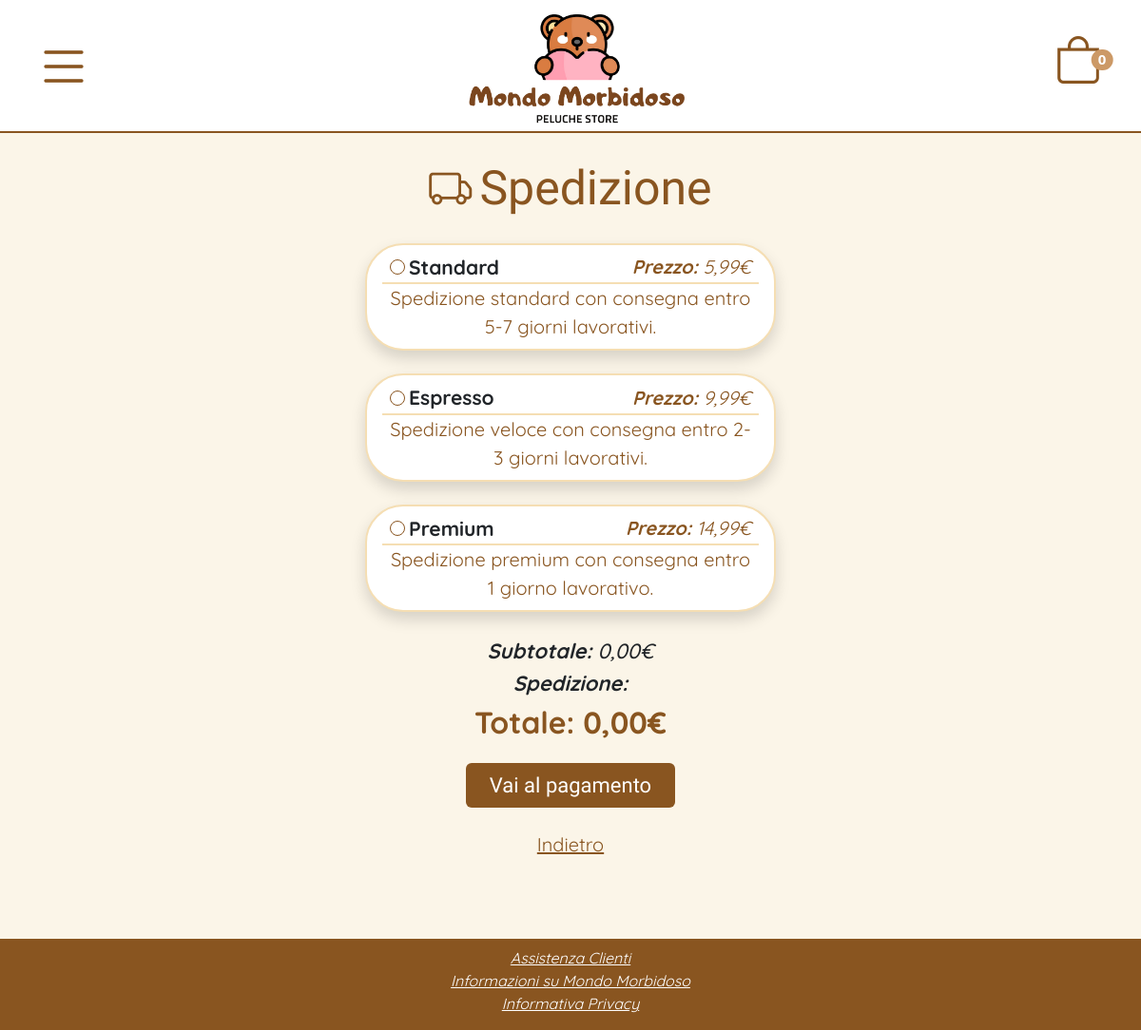
Page /php/spedizione.php on the committed database.
### tables this page shows
create table METODO_DI_SPEDIZIONE (
     Id_spedizione INT not null auto_increment,
     Nome VARCHAR(50) not null,
     Descrizione VARCHAR(255) not null,
     Costo DECIMAL(10,2),
     Giorni INT not null,
     primary key (Id_spedizione));

### php/spedizione.php (called while the page is built, shortened)
<?php
require_once("bootstrap.php");
$templateParams["titolo"] = "Mondo Morbidoso - Spedizione";
$templateParams["nome"] = "spedizioneC.php";
$templateParams["categorie"] = $dbhost->getCategories();
$templateParams["carrello"] = $dbhost->getCartProducts($_SESSION["utente"]);
$templateParams["spedizioni"] = $dbhost->getShippingTypes();
$totale = $dbhost->getTotalCartPrice($_SESSION["utente"]);
$spedizioneGratuita = $totale > 50;
require '../template/base.php';
?>

### db/database.php (called while the page is built, shortened)
<?php
class DatabaseHelper {
    private $db;
    public function __construct($servername, $username, $password, $dbname, $port) {
        $this->db = new mysqli($servername, $username, $password, $dbname, $port);
    }
    public function getCategories() {
        $stmt = $this->db->prepare("SELECT * FROM categoria");
        $stmt->execute();
        $result = $stmt->get_result();
        return $result->fetch_all(MYSQLI_ASSOC);
    }
    public function getCartProducts($email) {
        $query = "SELECT c.E_mail, c.Id_prodotto, c.Quantita, p.Nome, p.Immagine, p.Scorta, p.Prezzo, p.Prezzo_punti FROM carrello c, prodotto p WHERE c.E_mail=? AND c.Id_prodotto = p.Id_prodotto";
        $stmt = $this->db->prepare($query);
        $stmt->bind_param('s', $email);
        $stmt->execute();
        $result = $stmt->get_result();
        return $result->fetch_all(MYSQLI_ASSOC);
    }
    public function getTotalCartPrice($email) {
        $query = "SELECT SUM(Prezzo * Quantita) AS totale FROM carrello c JOIN prodotto p ON c.Id_prodotto = p.Id_prodotto WHERE c.E_mail = ?";
        $stmt = $this->db->prepare($query);
        $stmt->bind_param('s', $email);
        $stmt->execute();
        $result = $stmt->get_result();
        $row = $result->fetch_assoc();
        return $row["totale"];
    }
    public function getShippingTypes() {
        $query = "SELECT * FROM metodo_di_spedizione";
        $stmt = $this->db->prepare($query);
        $stmt->execute();
        $result = $stmt->get_result();
        return $result->fetch_all(MYSQLI_ASSOC);
    }
}
?>

### php/bootstrap.php (called while the page is built, shortened)
<?php
require_once("../utilities/functions.php");
require_once("../db/database.php");
$dbhost = new DatabaseHelper("localhost", "root", "", "morbidoso", 3306);
?>

### utilities/functions.php (called while the page is built, shortened)
<?php
function getFormattedPrice($price) {
    return number_format($price, 2, ',', '.') . '€';
}
?>

### template/spedizioneC.php (the view)
<div class="container mt-4 ps-4 pe-4 cont-shipping">
    <div class="d-flex align-items-center justify-content-center gap-2">
        <i class="bi bi-truck"></i>
        <h1 class="title mb-0">Spedizione</h1>
    </div>
    <form method="POST" action="spedizione.php">
        <?php if($spedizioneGratuita): ?>
            <div class="stock-warning d-block rounded pt-2 pb-2 ps-3 pe-3 ms-3 me-3 mt-4">
                <p class="text-italic mb-0">Congratulazioni! Hai diritto alla spedizione Premium gratuita.</p>
            </div>
            <section class="mt-5 pt-4">
                <h4 class="text-italic pt-1"><strong>Subtotale:</strong> <?php echo getFormattedPrice($totale); ?></h4>
                <h4 class="text-italic"><strong>Spedizione:</strong> Gratuita</h4>
                <h2 class="text fw-bold">Totale: <?php echo getFormattedPrice($totale); ?></h2>
                <div class="text-center mt-4">
                    <button class="btn button ps-4 pe-4" type="submit" name="invia">Vai al pagamento</button>
                </div>
            </section>
        <?php else: ?>
            <?php foreach($templateParams["spedizioni"] as $spedizione): ?>
                <div class="card shadow card-border ps-3 pe-3 pt-2 pb-2 mt-4">
                    <div class="d-flex justify-content-center align-items-center">
                        <div class="form-check d-flex align-items-center ms-2 mb-0">
                            <input class="form-check-input shipping-radio radio-input mb-1 me-1" type="radio" name="shipping" id="<?php echo $spedizione["Id_spedizione"] ?>" value="<?php echo $spedizioneGratuita ? 3 : $spedizione["Id_spedizione"] ?>" required />
                            <label class="text fw-bold" for="<?php echo $spedizione["Id_spedizione"] ?>">
                                <?php echo $spedizione["Nome"]; ?>
                            </label>
                        </div>
                        <p class="shipping-price<?php echo $spedizione["Id_spedizione"]; ?> mb-0 ms-auto text-italic me-2"><strong>Prezzo:</strong> <?php echo getFormattedPrice($spedizione["Costo"]) ?></p>
                    </div>
                    <p class="text mb-0 ps-2 pe-2"><?php echo $spedizione["Descrizione"] ?></p>
                </div>
            <?php endforeach; ?>
            <section class="mt-4">
                <h4 class="text-italic pt-1 subtotale"><strong>Subtotale:</strong> <?php echo getFormattedPrice($totale); ?></h4>
                <h4 class="text-italic shipping-cost"><strong>Spedizione:</strong> <?php echo $spedizioneGratuita ? 'Gratuita' : '' ?></h4>
                <h2 class="text totale fw-bold">Totale: <?php echo getFormattedPrice($totale); ?></h2>
                <div class="text-center mt-4">
                    <button class="btn button ps-4 pe-4" type="submit" name="invia">Vai al pagamento</button>
                </div>
            </section>
        <?php endif; ?>
    </form>
    <div class="text-center mt-4">
        <a href="../php/carrello.php" type="button" class="text back">Indietro</a>
    </div>
</div>

### css/style.css (style rules this page uses)
html, body { height: 100%; margin: 0; }
body { background-color: rgb(245, 222, 179, 0.3); display: flex; flex-direction: column; }
.button, .button:disabled { background-color: rgb(137, 85, 32); color: white; font-family: 'Chewy', sans-serif; font-size: 18px; text-align: center; }
.text { font-family: 'Quicksand', sans-serif; font-size: 16px; text-align: center; }
.text-italic { font-family: 'Quicksand', sans-serif; font-size: 16px; text-align: center; font-style: italic; }
.title { font-family: 'Chewy', sans-serif; text-align: center; color: rgb(137, 85, 32); font-size: 35px; }
.form-check-input { border-color: rgb(137, 85, 32); }
.card-border { border: 2px solid rgb(245, 222, 179); }
main p { color: rgb(137, 85, 32) }
.back { color: rgb(137, 85, 32); }
.bi-truck { font-size: 30px; color: rgb(137, 85, 32); }
.cont-shipping h4 { font-size: 19px; }
.cont-shipping h2 { font-size: 27px; color: rgb(137, 85, 32); }
.cont-shipping .card { border-radius: 40px; }
.cont-shipping .card > div { border-bottom: wheat 2px solid; }
.cont-shipping label { font-size: 17px; }
@media screen and (min-width: 768px) { .button, .button-outline, .button-light { font-size: 22px; } }
@media screen and (min-width: 768px) { .title { font-size: 50px; } }
@media screen and (min-width: 768px) { .text { font-size: 20px; } }
@media screen and (min-width: 768px) { .text-italic { font-size: 20px; } }
@media screen and (min-width: 768px) { .cont-shipping { width: 40%; } }
@media screen and (min-width: 768px) { .bi-truck { font-size: 45px; } }
@media screen and (min-width: 768px) { .cont-shipping h4 { font-size: 22px; } }
@media screen and (min-width: 768px) { .cont-shipping h2 { font-size: 32px; } }
@media screen and (min-width: 768px) { .cont-shipping label { font-size: 21px; } }

### rows in the picture
metodo_di_spedizione: Nome "Standard", Costo "5,99€", Descrizione "Spedizione standard con consegna entro 5-7 giorni lavorativi."
metodo_di_spedizione: Nome "Espresso", Costo "9,99€", Descrizione "Spedizione veloce con consegna entro 2-3 giorni lavorativi."
metodo_di_spedizione: Nome "Premium", Costo "14,99€", Descrizione "Spedizione premium con consegna entro 1 giorno lavorativo."

### other values in the picture
$numeroprodotti "0"
getFormattedPrice($totale) "0,00€"
